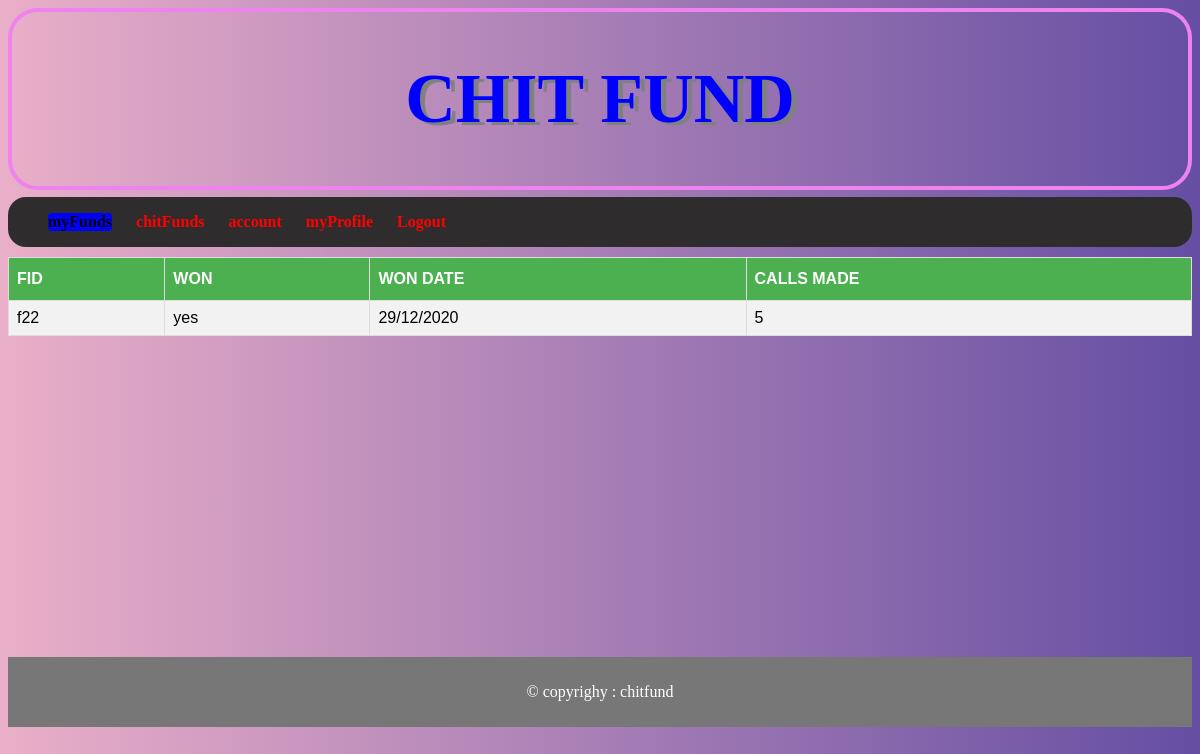
The app's page /chome.php (signed in) with its own data.
### tables this page shows
CREATE TABLE `fmembers` (
  `fid` varchar(100) NOT NULL,
  `uname` varchar(100) NOT NULL,
  `won` varchar(10) NOT NULL,
  `wondate` varchar(100) NOT NULL,
  `request` varchar(10) NOT NULL
);

CREATE TABLE `fund` (
  `fid` varchar(100) NOT NULL,
  `amount` varchar(100) NOT NULL,
  `totmembers` varchar(100) NOT NULL,
  `onmembers` varchar(100) NOT NULL,
  `nocalls` varchar(100) NOT NULL
);

### chome.php (the view, shortened to what this page needs)
<?php
$uname=$_SESSION['uname'];
?>
<!DOCTYPE html>
<html>
<head>
<link rel='stylesheet' type='text/css' href='style5.css'>
</head>
<body>
	<header><h1>CHIT FUND</h1></header>
  	<nav>
  		<ul>
  			<li id='selected'>myFunds</li>
  			<li><a href="cfund.php">chitFunds</a></li>
  			<li><a href="caccount.php">account</a></li>
  			<li><a href="cprofile.php">myProfile</a></li>
  			<li><a href="logout.php">Logout</a></li>
  		</ul>
  	</nav>
<section>
	<table>
	<tr>
	<th>FID</th>
	<th>WON</th>
	<th>WON DATE</th>
	<th>CALLS MADE</th></tr>
	<?php
	$conn=mysqli_connect("localhost","root","","chitfund");
	$sql="select * from fmembers where uname='$uname' and request='a'";
	$result=$conn->query($sql);
	if($result->num_rows>0){
	while($row=$result->fetch_assoc()){
	$fid=$row['fid'];
	$sql="select nocalls from fund where fid='$fid'";
	$result=$conn->query($sql);
	$row2=$result->fetch_assoc();
	echo "<tr><td>".$row["fid"]."</td><td>".$row["won"]."</td><td>".$row["wondate"]."</td><td>".$row2['nocalls']."</td></tr>";
	}echo "</table>";}
	?>
</section>
<footer><p>&#169; copyrighy : chitfund</p></footer>
</body>
</html>

### style5.css (style rules this page uses)
header { font-size:35px; text-align:center; color:blue; text-shadow:5px 3px grey; border-radius:30px; border:4px solid violet; }
section { height:400px; }
table { font-family:Arial,Helvetica,sans-serif; border-collapse:collapse; width:100%; }
table td,table th { border:1px solid #ddd; padding:8px; }
table tr:nth-child(even) { background-color:#f2f2f2; }
table tr:nth-child(odd) { background-color:white; }
table th { padding-top:12px; padding-bottom:12px; text-align:left; background-color:#4CAF50; color:white; }
body { background:#eaafc8; background:-webkit-linear-gradient(to right,#eaafc8,#654ea3); background:linear-gradient(to right,#eaafc8,#654ea3); min-height:100vh; }
footer { background-color:#777; padding:10px; text-align:center; color:white; }
nav { background:#2e2c2c; font-weight:700; margin-bottom:10px; margin-top:7px; border-radius:18px; flex:1; display: flex; align-items: right; text-align: right; list-style-type: none; }
nav ul { text-align: right; }
nav ul li { display: inline-block; margin-right: 20px }
nav a { text-decoration: none; color: red }
#selected { border-radius:4px;background:blue; }
a { text-decoration:none; }

### records on screen
fmembers: fid "f22", won "yes", wondate "29/12/2020", fid.nocalls "5"
